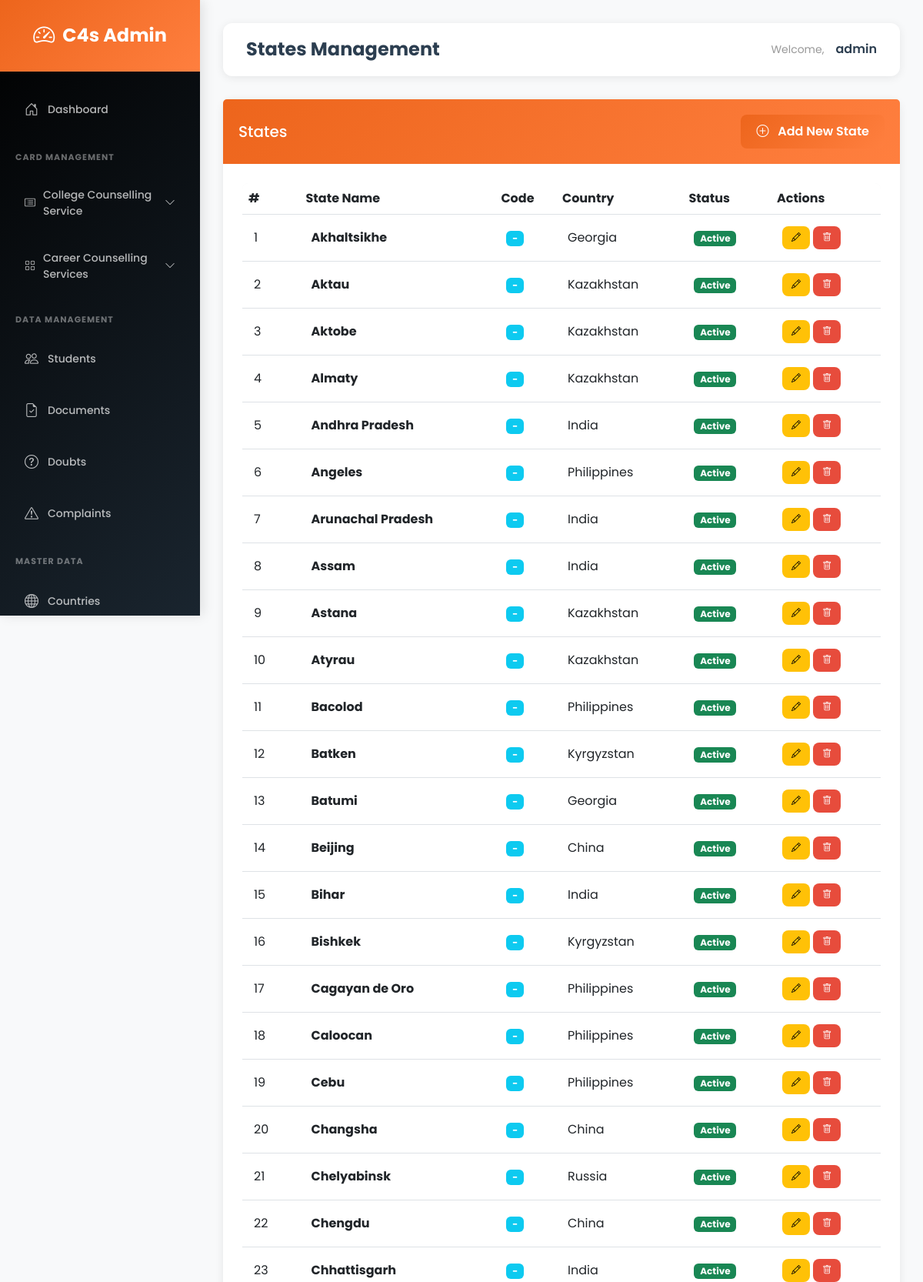
The page /admin-dashboard/states/ (signed in, upper part) on the database its author committed.
### main_app/models.py (models this page shows, shortened)
class State(models.Model):
    country = models.ForeignKey(Country, on_delete=models.CASCADE, related_name='states')
    name = models.CharField(max_length=100)
    code = models.CharField(max_length=10, blank=True, null=True)  # HR, UP, CA
    is_active = models.BooleanField(default=True)
    created_at = models.DateTimeField(auto_now_add=True)
    class Meta:
        unique_together = ('country', 'name')
        ordering = ['name']

class Country(models.Model):
    name = models.CharField(max_length=100, unique=True)
    code = models.CharField(max_length=10, unique=True)  # IN, US, UK
    is_active = models.BooleanField(default=True)
    created_at = models.DateTimeField(auto_now_add=True)
    class Meta:
        verbose_name_plural = "Countries"
        ordering = ['name']

### main_app/views.py (the view)
# urls.py: path("admin-dashboard/states/", views.admin_states_list, name="admin_states_list"),
@login_required(login_url='main_app:admin_login')
@user_passes_test(is_admin_or_staff, login_url='main_app:user_login')
def admin_states_list(request):
    states = State.objects.all()
    return render(request, 'admin/states_list.html', {'states': states})

### main_app/views.py (called while the page is built)
def is_admin_or_staff(user):
    return user.is_staff or user.is_superuser

### templates/admin/states_list.html
{% extends 'admin/base.html' %}
{% block page_title %}States Management{% endblock %}
{% block content %}
<div class="card">
    <div class="card-header d-flex justify-content-between align-items-center">
        <h5 class="mb-0">States</h5>
        <a href="{% url 'main_app:admin_state_add' %}" class="btn btn-primary">
            <i class="bi bi-plus-circle me-2"></i> Add New State
        </a>
    </div>
    <div class="card-body">
        {% if states %}
        <div class="table-responsive">
            <table class="table table-hover">
                <thead>
                    <tr>
                        <th>#</th>
                        <th>State Name</th>
                        <th>Code</th>
                        <th>Country</th>
                        <th>Status</th>
                        <th>Actions</th>
                    </tr>
                </thead>
                <tbody>
                    {% for state in states %}
                    <tr>
                        <td>{{ forloop.counter }}</td>
                        <td><strong>{{ state.name }}</strong></td>
                        <td><span class="badge bg-info">{{ state.code|default:"-" }}</span></td>
                        <td>{{ state.country.name }}</td>
                        <td>
                            {% if state.is_active %}
                                <span class="badge bg-success">Active</span>
                            {% else %}
                                <span class="badge bg-secondary">Inactive</span>
                            {% endif %}
                        </td>
                        <td>
                            <a href="{% url 'main_app:admin_state_edit' state.id %}" class="btn btn-sm btn-warning">
                                <i class="bi bi-pencil"></i>
                            </a>
                            <a href="{% url 'main_app:admin_state_delete' state.id %}" class="btn btn-sm btn-danger">
                                <i class="bi bi-trash"></i>
                            </a>
                        </td>
                    </tr>
                    {% endfor %}
                </tbody>
            </table>
        </div>
        {% else %}
        <div class="text-center py-5">
            <i class="bi bi-map" style="font-size: 3rem; color: #ddd;"></i>
            <p class="text-muted mt-3">No states found.</p>
            <a href="{% url 'main_app:admin_state_add' %}" class="btn btn-primary">Add First State</a>
        </div>
        {% endif %}
    </div>
</div>
{% endblock %}

### templates/admin/base.html (shortened to what this page needs)
<!DOCTYPE html>
<html lang="en">
<head>
    <link href="https://cdn.jsdelivr.net/npm/bootstrap@5.3.0/dist/css/bootstrap.min.css" rel="stylesheet">
    <link rel="stylesheet" href="https://cdn.jsdelivr.net/npm/bootstrap-icons@1.11.0/font/bootstrap-icons.css">
</head>
<body>
    <div class="sidebar">
        <div class="logo">
            <i class="bi bi-speedometer2"></i>
            <span>C4s Admin</span>
        </div>
        <ul class="nav flex-column mt-3">
            <li class="nav-item">
                <a class="nav-link {% if request.resolver_match.url_name == 'admin_dashboard' %}active{% endif %}"
                    href="{% url 'main_app:admin_dashboard' %}">
                    <i class="bi bi-house-door"></i> Dashboard
                </a>
            </li>
            <li class="nav-section-title">CARD MANAGEMENT</li>
            <li class="nav-item">
                <button class="nav-dropdown" onclick="toggleDropdown(event, 'collegeCards')">
                    <span><i class="bi bi-card-list"></i> College Counselling Service</span>
                    <i class="bi bi-chevron-down"></i>
                </button>
            </li>
            <li class="nav-item">
                <button class="nav-dropdown" onclick="toggleDropdown(event, 'careerServices')">
                    <span><i class="bi bi-grid"></i> Career Counselling Services</span>
                    <i class="bi bi-chevron-down"></i>
                </button>
            </li>
            <li class="nav-section-title">DATA MANAGEMENT</li>
            <li class="nav-item">
                <a class="nav-link {% if 'students' in request.path %}active{% endif %}"
                    href="{% url 'main_app:admin_students_list' %}">
                    <i class="bi bi-people"></i> Students
                </a>
            </li>
            <li class="nav-item">
                <a class="nav-link {% if 'documents' in request.path %}active{% endif %}"
                    href="{% url 'main_app:admin_documents_list' %}">
                    <i class="bi bi-file-earmark-check"></i> Documents
                </a>
            </li>
            <li class="nav-item">
                <a class="nav-link {% if 'doubts' in request.path %}active{% endif %}"
                    href="{% url 'main_app:admin_doubts_list' %}">
                    <i class="bi bi-question-circle"></i> Doubts
                </a>
            </li>
            <li class="nav-item">
                <a class="nav-link {% if 'complaints' in request.path %}active{% endif %}"
                    href="{% url 'main_app:admin_complaints_list' %}">
                    <i class="bi bi-exclamation-triangle"></i> Complaints
                </a>
            </li>
            <li class="nav-section-title">MASTER DATA</li>
            <li class="nav-item">
                <a class="nav-link {% if 'countries' in request.path %}active{% endif %}"
                    href="{% url 'main_app:admin_countries_list' %}">
                    <i class="bi bi-globe"></i> Countries
                </a>
            </li>
        </ul>
    </div>
    <div class="main-content">
        <div class="top-navbar">
            <h4>{% block page_title %}Dashboard{% endblock %}</h4>
            <div class="user-info">
                <span>Welcome,</span>
                <strong>{{ request.user.username }}</strong>
            </div>
        </div>
        {% block content %}{% endblock %}
    </div>
</body>
</html>

### templates/admin/base.html (style rules this page uses)
:root { --primary-color: #ED651C; --secondary-color: #667eea; --sidebar-bg: #000000; --sidebar-hover: #34495e; --light-bg: #f8f9fa; --border-color: #e9ecef; }
* { font-family: 'Poppins', sans-serif; }
body { background-color: var(--light-bg); margin: 0; padding: 0; }
.sidebar { min-height: 100vh; max-height: 100vh; background: linear-gradient(135deg, var(--sidebar-bg) 0%, #1a252f 100%); color: white; position: fixed; left: 0; top: 0; width: 260px; padding-top: 0; padding-bottom: 20px; overflow-y: auto; overflow-x: hidden; box-shadow: 4px 0 15px rgba(0, 0, 0, 0.1); z-index: 1000; display: flex; flex-direction: column; }
.sidebar .logo { background: linear-gradient(135deg, var(--primary-color) 0%, #ff7f3f 100%); padding: 25px; font-size: 24px; font-weight: 700; text-align: center; color: white; border-bottom: 1px solid rgba(255, 255, 255, 0.1); display: flex; align-items: center; justify-content: center; gap: 10px; flex-shrink: 0; }
.sidebar .logo i { font-size: 28px; }
.sidebar .nav-link { color: rgba(255, 255, 255, 0.7); padding: 14px 20px; margin: 6px 12px; border-radius: 8px; transition: all 0.3s ease; display: flex; align-items: center; gap: 10px; font-size: 14px; font-weight: 500; text-decoration: none; }
.sidebar .nav-link i { font-size: 18px; width: 20px; }
.sidebar .nav-section-title { color: rgba(255, 255, 255, 0.4); font-size: 11px; font-weight: 700; text-transform: uppercase; padding: 20px 20px 10px; letter-spacing: 1px; flex-shrink: 0; }
.nav-dropdown { color: rgba(255, 255, 255, 0.7); padding: 14px 20px; margin: 6px 12px; border-radius: 8px; transition: all 0.3s ease; display: flex; align-items: center; justify-content: space-between; font-size: 14px; font-weight: 500; cursor: pointer; background: transparent; border: none; width: calc(100% - 24px); text-align: left; }
.nav-dropdown span { display: flex; align-items: center; gap: 10px; }
.nav-dropdown i.bi-chevron-down { transition: transform 0.3s ease; font-size: 14px; }
.main-content { margin-left: 260px; padding: 30px; min-height: 100vh; }
.top-navbar { background: white; padding: 20px 30px; margin-bottom: 30px; border-radius: 12px; box-shadow: 0 2px 12px rgba(0, 0, 0, 0.08); display: flex; justify-content: space-between; align-items: center; }
.top-navbar h4 { margin: 0; font-weight: 700; font-size: 24px; color: #2c3e50; }
.user-info { display: flex; align-items: center; gap: 15px; }
.user-info span { color: #999; font-size: 14px; }
.user-info strong { color: #2c3e50; font-weight: 600; }
.card { border: none; border-radius: 12px; box-shadow: 0 2px 12px rgba(0, 0, 0, 0.08); transition: all 0.3s ease; margin-bottom: 20px; }
.card-header { background: linear-gradient(135deg, var(--primary-color) 0%, #ff7f3f 100%); color: white; border: none; padding: 20px; border-radius: 12px 12px 0 0; font-weight: 600; }
.card-body { padding: 25px; }
.btn { border-radius: 8px; font-weight: 600; padding: 10px 20px; transition: all 0.3s ease; border: none; }
.btn-primary { background: linear-gradient(135deg, var(--primary-color) 0%, #ff7f3f 100%); color: white; }
.btn-danger { background-color: #e74c3c; color: white; }
.btn-sm { padding: 6px 12px; font-size: 12px; }
.table { background: white; border-radius: 8px; overflow: hidden; }
.table thead { background-color: #f8f9fa; font-weight: 600; color: #2c3e50; }
.table td { vertical-align: middle; padding: 15px; }

### rows shown on the page
State: name "Akhaltsikhe", code "-", country.name "Georgia", is_active "Active"
State: name "Aktau", code "-", country.name "Kazakhstan", is_active "Active"
State: name "Aktobe", code "-", country.name "Kazakhstan", is_active "Active"
State: name "Almaty", code "-", country.name "Kazakhstan", is_active "Active"
State: name "Andhra Pradesh", code "-", country.name "India", is_active "Active"
State: name "Angeles", code "-", country.name "Philippines", is_active "Active"
State: name "Arunachal Pradesh", code "-", country.name "India", is_active "Active"
State: name "Assam", code "-", country.name "India", is_active "Active"
State: name "Astana", code "-", country.name "Kazakhstan", is_active "Active"
State: name "Atyrau", code "-", country.name "Kazakhstan", is_active "Active"
State: name "Bacolod", code "-", country.name "Philippines", is_active "Active"
State: name "Batken", code "-", country.name "Kyrgyzstan", is_active "Active"
State: name "Batumi", code "-", country.name "Georgia", is_active "Active"
State: name "Beijing", code "-", country.name "China", is_active "Active"
State: name "Bihar", code "-", country.name "India", is_active "Active"
State: name "Bishkek", code "-", country.name "Kyrgyzstan", is_active "Active"
State: name "Cagayan de Oro", code "-", country.name "Philippines", is_active "Active"
State: name "Caloocan", code "-", country.name "Philippines", is_active "Active"
State: name "Cebu", code "-", country.name "Philippines", is_active "Active"
State: name "Changsha", code "-", country.name "China", is_active "Active"
State: name "Chelyabinsk", code "-", country.name "Russia", is_active "Active"
State: name "Chengdu", code "-", country.name "China", is_active "Active"
State: name "Chhattisgarh", code "-", country.name "India", is_active "Active"

### other values the page prints
{{ request.user.username }} "admin"
